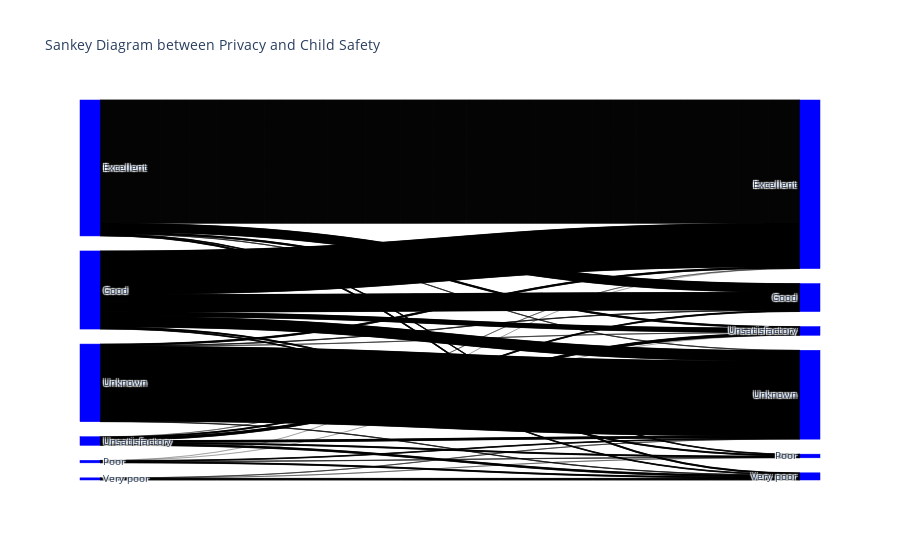

Notebook code cell kept with this figure:
### Code cell
fig = go.Figure(data=[go.Sankey(
    node = dict(
      pad = 15,
      thickness = 20,
      line = dict(color = "blue", width = 0.5),
      label = df1['Privacy'].unique().tolist() + df1['Child_Safety'].unique().tolist(),
      color = "blue"
    ),
    link = dict(
      source = [df1['Privacy'].unique().tolist().index(val) for val in df1['Privacy']],
      target = [len(df1['Privacy'].unique()) + df1['Child_Safety'].unique().tolist().index(val) for val in df1['Child_Safety']],
      value = [1] * len(df1)
  ))])

fig.update_layout(title_text="Sankey Diagram between Privacy and Child Safety", font_size=10)
fig.show()

### Figure 1 — Plotly figure (JSON) as saved in the notebook; plotly's stock layout.template omitted (floating-point values rounded to 4 significant figures; data arrays with more than 128 entries replaced by an {"elided": "..."} marker saying what was removed)
{"data": [{"link": {"source": {"elided": "3401 int values"}, "target": {"elided": "3401 int values"}, "value": {"elided": "3401 int values"}}, "node": {"color": "blue", "label": ["Excellent", "Unknown", "Good", "Unsatisfactory", "Very poor", "Poor", "Excellent", "Good", "Unknown", "Unsatisfactory", "Poor", "Very poor"], "line": {"color": "blue", "width": 0.5}, "pad": 15, "thickness": 20}, "type": "sankey"}], "layout": {"font": {"size": 10}, "title": {"text": "Sankey Diagram between Privacy and Child Safety"}}}
